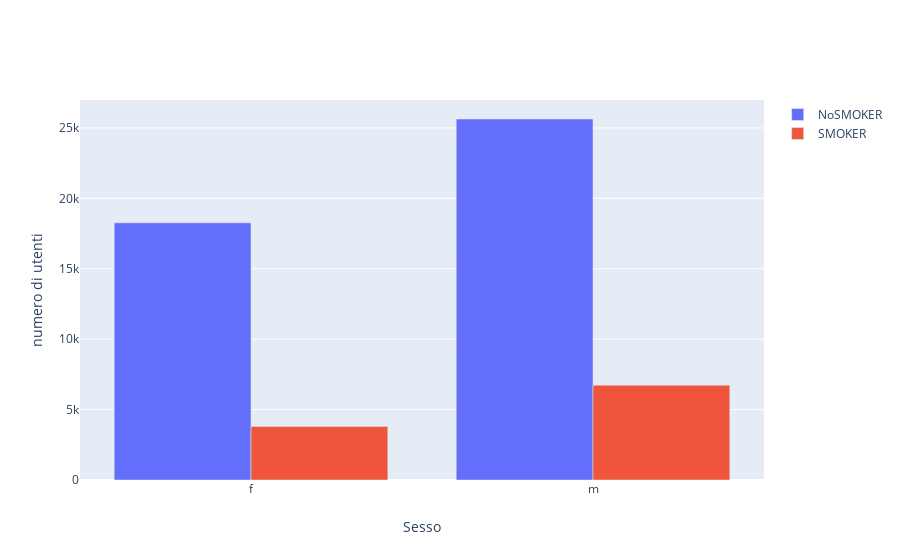

The cell this chart's notebook holds for it:
### Markdown cell above
### 1.3

Rappresentate graficamente i risultati della tabell di contingenza tramite un bar plot

### Code cell
# Solution
# rappresentazione tramite bar plot
trace1 = go.Bar(
    x=groupSex,
    y=matrice[:,0],
    name=groupSmoke[0]
)
trace2 = go.Bar(
    x=groupSex,
    y=matrice[:,1],
    name=groupSmoke[1]
)

data = [trace1, trace2]
layout = go.Layout(
    barmode='group',
    xaxis=dict(title="Sesso"),
    yaxis=dict(title="numero di utenti")
)

fig = go.Figure(data=data, layout=layout)
py.iplot(fig, filename='grouped-bar')

### Figure 1 — Plotly figure (JSON) as saved in the notebook; plotly's stock layout.template omitted (floating-point values rounded to 4 significant figures)
{"data": [{"name": "NoSMOKER", "type": "bar", "x": ["f", "m"], "y": [18261, 25635]}, {"name": "SMOKER", "type": "bar", "x": ["f", "m"], "y": [3804, 6734]}], "layout": {"barmode": "group", "xaxis": {"title": {"text": "Sesso"}}, "yaxis": {"title": {"text": "numero di utenti"}}}}
